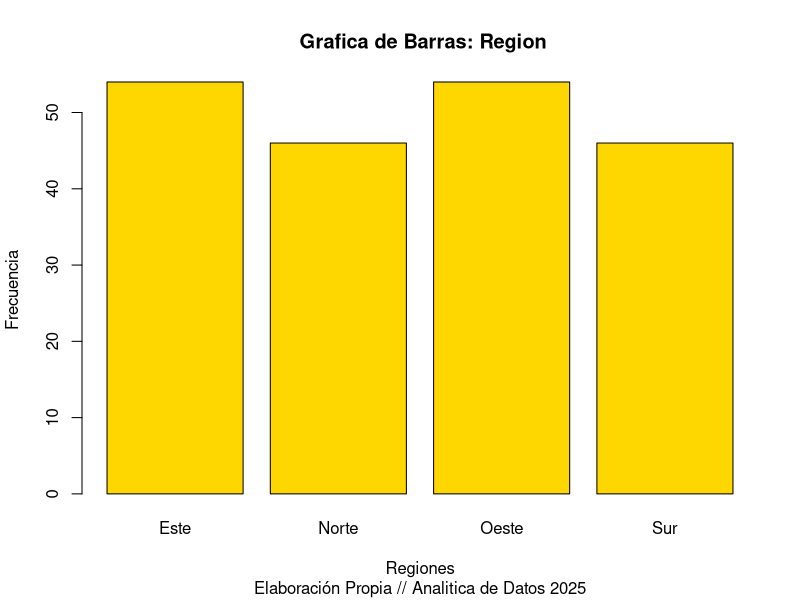
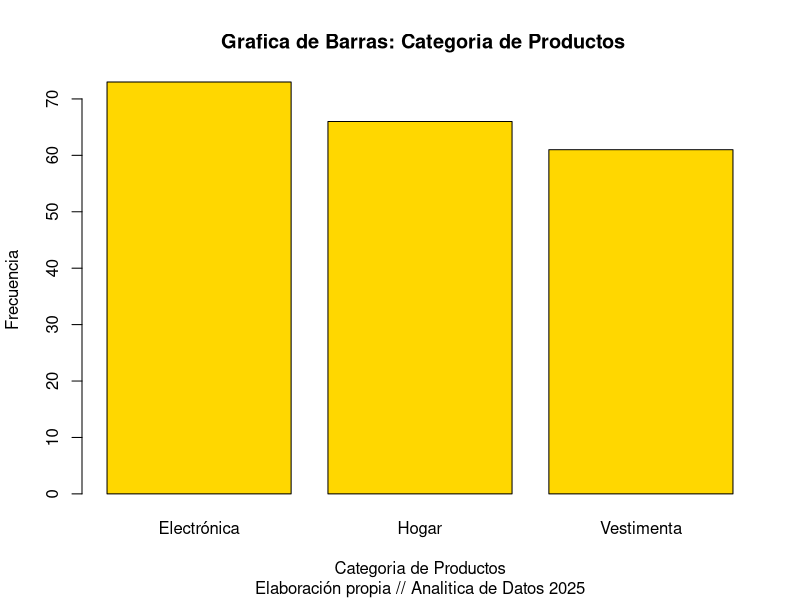
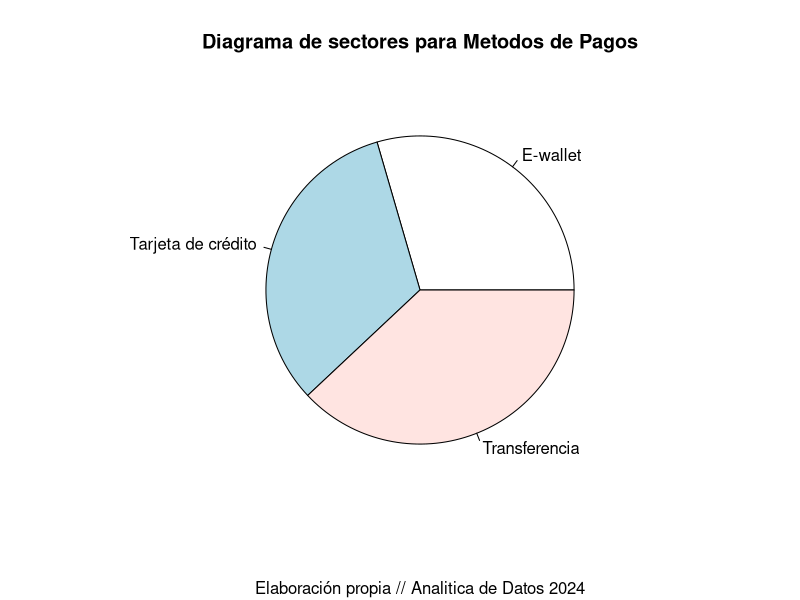
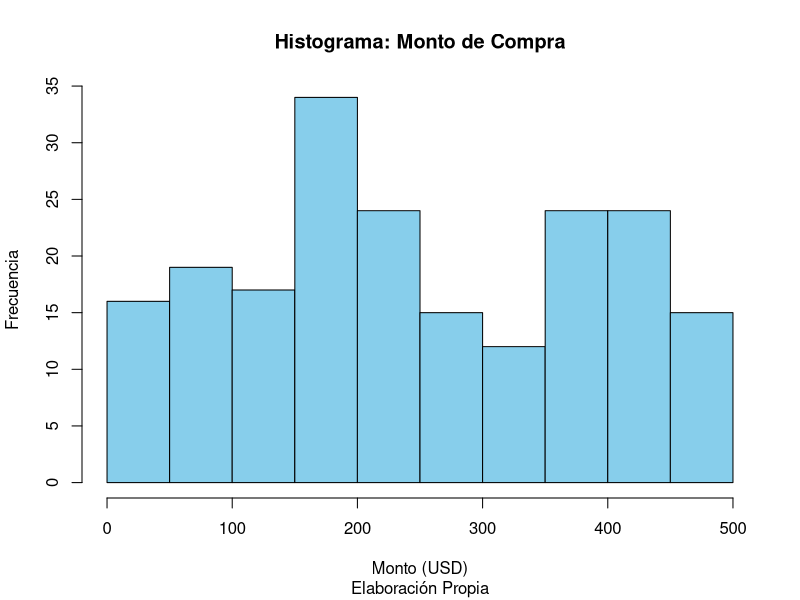
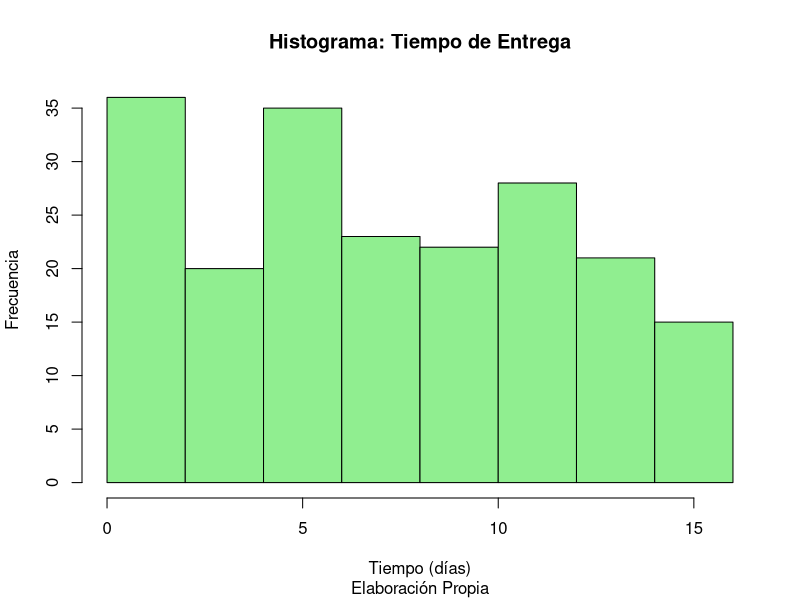
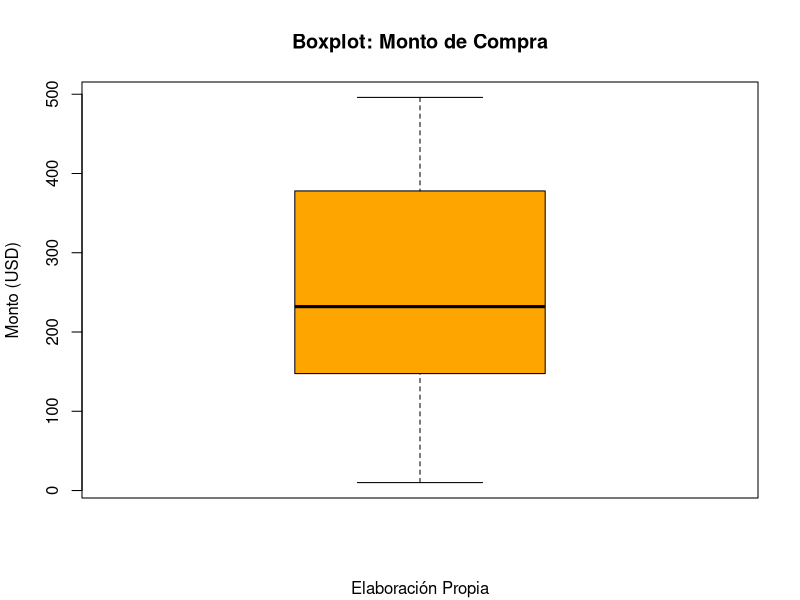
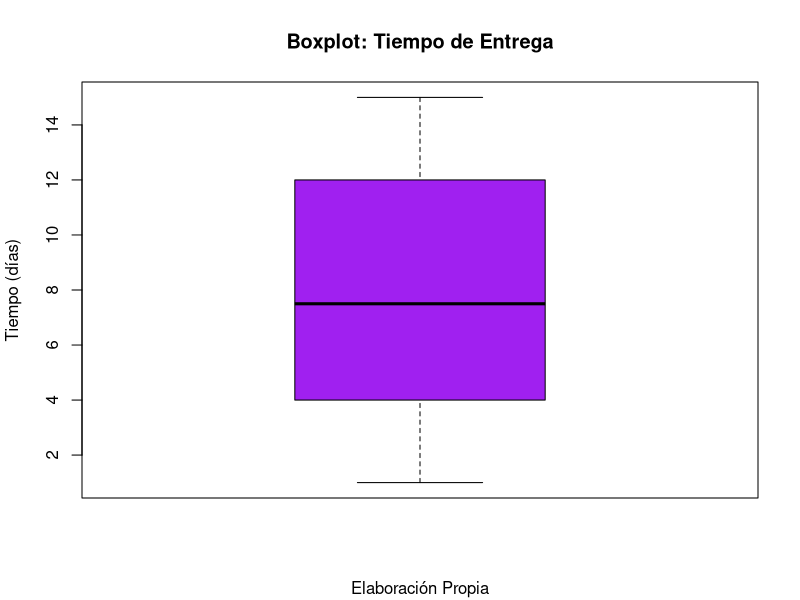
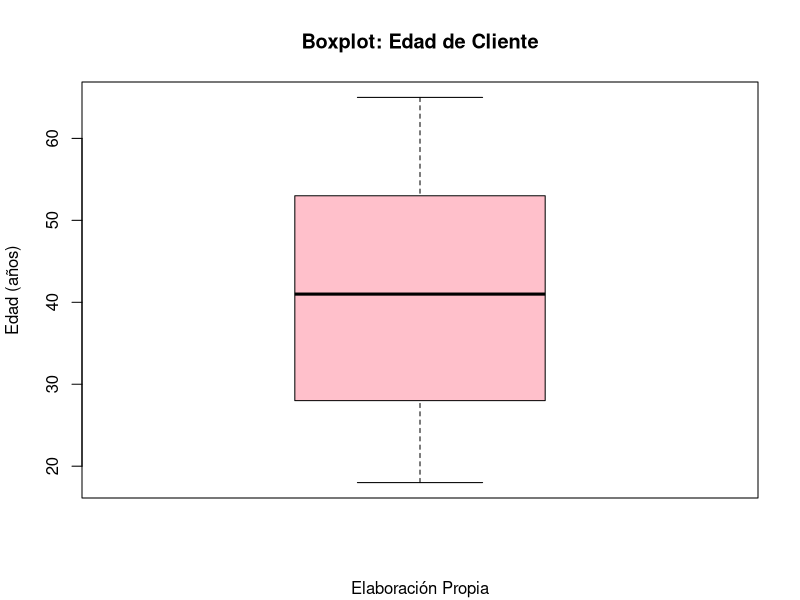

These figures' R source, in order:
#Control 4

 library(readxl)
 EDA_Ecommerce <- read_excel("EDA_Ecommerce.xlsx")
#> View(EDA_Ecommerce)

#3.1

frec.absoluta.region <- table(EDA_Ecommerce$Region)
frec.absoluta.catProd <- table(EDA_Ecommerce$Categoria_Producto)
frec.absoluta.metodoP <- table(EDA_Ecommerce$Metodo_Pago)

frec.relativa.region <- table(frec.absoluta.region)
frec.relativa.catProd <- table(frec.absoluta.catProd)
frec.relativa.metodoP <- table(frec.absoluta.metodoP)

tabla.region = cbind(frec.absoluta.region,frec.relativa.region)
colnames(tabla.region) = c("Frec.Absoluta.Region","Frec.Relativa.Region")
tabla.region

tabla.metodoP = cbind(frec.absoluta.metodoP,frec.relativa.metodoP)
colnames(tabla.metodoP) = c("Frec.Absoluta.metodoP","Frec.Relativa.metodoP")
tabla.metodoP

tabla.catProd = cbind(frec.absoluta.catProd,frec.relativa.catProd)
colnames(tabla.catProd) = c("Frec.Absoluta.Cat.Prod","Frec.Relativa.catProd")
tabla.catProd

barplot(frec.absoluta.region,
        col="gold",
        main=" Grafica de Barras: Region",
        sub= "Elaboración Propia // Analitica de Datos 2025",
        xlab="Regiones",
        ylab ="Frecuencia")

barplot(frec.absoluta.catProd,
        col="gold",
        main=" Grafica de Barras: Categoria de Productos",
        sub= "Elaboración propia // Analitica de Datos 2025",
        xlab="Categoria de Productos",
        ylab ="Frecuencia")

pie(frec.absoluta.metodoP,
    main="Diagrama de sectores para Metodos de Pagos",
    sub="Elaboración propia // Analitica de Datos 2024")

#3.2
#Media
media_monto_compra = mean (EDA_Ecommerce$Monto_Compra)
media_monto_compra#USD

media_tiempo_entrega = mean(EDA_Ecommerce$Tiempo_Entrega)
media_tiempo_entrega#DÍAS

media_edad = mean(EDA_Ecommerce$Edad_Cliente)
media_edad#AÑOS

#Mediana
mediana_monto_compra <- median(EDA_Ecommerce$Monto_Compra)
mediana_monto_compra

mediana_tiempo_entrega <- median(EDA_Ecommerce$Tiempo_Entrega)
mediana_tiempo_entrega

mediana_edad <- median(EDA_Ecommerce$Edad_Cliente)
mediana_edad

# Rango
rango_monto_compra <- max(EDA_Ecommerce$Monto_Compra) - min(EDA_Ecommerce$Monto_Compra)
rango_tiempo_entrega <- max(EDA_Ecommerce$Tiempo_Entrega) - min(EDA_Ecommerce$Tiempo_Entrega)
rango_edad <- max(EDA_Ecommerce$Edad_Cliente) - min(EDA_Ecommerce$Edad_Cliente)

# Desviación estándar
desv_monto_compra <- sd(EDA_Ecommerce$Monto_Compra)
desv_monto_compra
desv_tiempo_entrega <- sd(EDA_Ecommerce$Tiempo_Entrega)
desv_edad <- sd(EDA_Ecommerce$Edad_Cliente)

# Mostrar resultados
rango_monto_compra; rango_tiempo_entrega; rango_edad
desv_monto_compra; desv_tiempo_entrega; desv_edad

#3.2.2 - Histogramas
hist(EDA_Ecommerce$Monto_Compra,
     col="skyblue",
     main="Histograma: Monto de Compra",
     xlab="Monto (USD)",
     ylab="Frecuencia",
     sub = "Elaboración Propia")

hist(EDA_Ecommerce$Tiempo_Entrega,
     col="lightgreen",
     main="Histograma: Tiempo de Entrega",
     xlab="Tiempo (días)",
     ylab="Frecuencia",
     sub = "Elaboración Propia")

#3.2.3 - Boxplots
boxplot(EDA_Ecommerce$Monto_Compra,
        col="orange",
        main="Boxplot: Monto de Compra",
        ylab="Monto (USD)",
        sub = "Elaboración Propia")

boxplot(EDA_Ecommerce$Tiempo_Entrega,
        col="purple",
        main="Boxplot: Tiempo de Entrega",
        ylab="Tiempo (días)",
        sub = "Elaboración Propia")

boxplot(EDA_Ecommerce$Edad_Cliente,
        col="pink",
        main="Boxplot: Edad de Cliente",
        ylab="Edad (años)",
        sub = "Elaboración Propia")

# Detectar valores atípicos en Edad, monto compra y tiempo de entrega
outliers_edad <- boxplot.stats(EDA_Ecommerce$Edad_Cliente)$out
outliers_edad #Así es más fácil que ver a ojo con el boxplot
#Da numeric(0) porque es un vector vacío
#Lo podemos corroborar con el boxplot, no hay valores atípicos por fuera de los bigotes

outliers_monto_compra <- boxplot.stats(EDA_Ecommerce$Monto_Compra)$out
outliers_monto_compra

outliers_tiempo_entrega <- boxplot.stats(EDA_Ecommerce$Tiempo_Entrega)$out
outliers_tiempo_entrega

#parte 4 
#boxplots por categoría
boxplot(EDA_Ecommerce$Monto_Compra ~ EDA_Ecommerce$Categoria_Producto,
        main = "Monto de compra por categoría de producto",
        col = c("blue", "purple", "pink"),
        ylab = "Monto de compra",
        xlab = "Categoría",
        sub = "Elaboración Propia")

tiempo_por_region = tapply(EDA_Ecommerce$Tiempo_Entrega, EDA_Ecommerce$Region, mean)
tiempo_por_region
desvio_estandar_por_region = tapply(EDA_Ecommerce$Tiempo_Entrega, EDA_Ecommerce$Region, sd)
desvio_estandar_por_region
